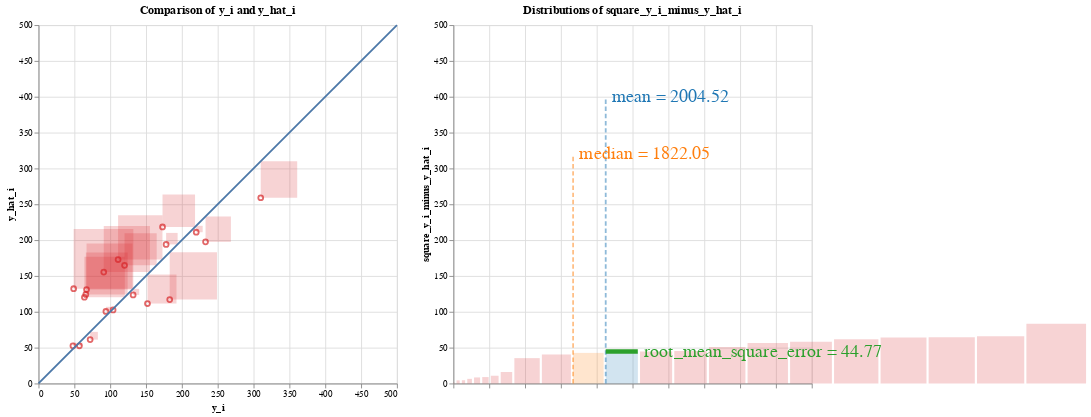

Source (notebook cell):
### Code cell
# root mean squared error
########### BEGIN COMPUTATION GRAPH ##########
## Everything below can be extracted from the abstract syntax tree

root_mean_square_error = np.sqrt(mean_square_error)
data_dict['root_mean_square_error'] = root_mean_square_error

root = ComputationNode('root', None, 'scalar_sqrt', input_data=['mean_square_error'], output_data='root_mean_square_error')
mean = ComputationNode('mean', root, 'mean', input_data=['square_y_i_minus_y_hat_i'], output_data='mean_square_error')
square_residuals = ComputationNode('square_y_i_minus_y_hat_i', mean, 'vector_square', input_data=['y_i_minus_y_hat_i'], output_data='square_y_i_minus_y_hat_i')
vector_difference_residuals = ComputationNode('vector_difference_residuals', square_residuals, 'vector_diff', input_data=['y_i', 'y_hat_i'], output_data='y_i_minus_y_hat_i')
y_i_res_node = ComputationNode('literal_yi_res', vector_difference_residuals, 'vector', output_data='y_i')
y_hat_node = ComputationNode('literal_yhat', vector_difference_residuals, 'vector', output_data='y_hat_i')

parser = ComputationTreeParser(root)
parser.visualizeDFG()
vis_containers = parser.visualization_containers
########### END COMPUTATION GRAPH ##########
# print("vis_containers is ")
# [vc.pp() for vc in vis_containers]
r = AltairRenderer(vis_containers, data_dict, input_vars=input_vars)
charts = r.convert_to_charts()

charts.display()

### Figure 1 — Vega-Lite specification as saved in the notebook (floating-point values rounded to 4 significant figures)
{"config": {"view": {"continuousWidth": 400, "continuousHeight": 300}}, "hconcat": [{"layer": [{"mark": "point", "encoding": {"color": {"condition": {"value": "yellow", "selection": "selector004"}, "field": "color", "legend": null, "scale": {"scheme": "category10"}, "type": "nominal"}, "tooltip": [{"field": "age", "type": "quantitative"}, {"field": "bmi", "type": "quantitative"}, {"field": "bp", "type": "quantitative"}, {"field": "glu", "type": "quantitative"}, {"field": "hdl", "type": "quantitative"}, {"field": "id", "type": "quantitative"}, {"field": "ldl", "type": "quantitative"}, {"field": "ltg", "type": "quantitative"}, {"field": "sex", "type": "quantitative"}, {"field": "tc", "type": "quantitative"}, {"field": "tch", "type": "quantitative"}, {"field": "y_hat_i", "type": "quantitative"}, {"field": "y_i", "type": "quantitative"}], "x": {"axis": {"title": "y_i"}, "field": "x", "scale": {"domain": [0, 500]}, "type": "quantitative"}, "y": {"axis": {"title": "y_hat_i"}, "field": "y", "scale": {"domain": [0, 500]}, "type": "quantitative"}}, "height": 400.0, "title": "Comparison of y_i and y_hat_i", "width": 400.0}, {"mark": {"type": "rect", "opacity": 0.2}, "encoding": {"color": {"condition": {"value": "yellow", "selection": "selector004"}, "field": "color", "legend": null, "scale": {"scheme": "category10"}, "type": "nominal"}, "tooltip": [{"field": "age", "type": "quantitative"}, {"field": "bmi", "type": "quantitative"}, {"field": "bp", "type": "quantitative"}, {"field": "glu", "type": "quantitative"}, {"field": "hdl", "type": "quantitative"}, {"field": "id", "type": "quantitative"}, {"field": "ldl", "type": "quantitative"}, {"field": "ltg", "type": "quantitative"}, {"field": "sex", "type": "quantitative"}, {"field": "tc", "type": "quantitative"}, {"field": "tch", "type": "quantitative"}, {"field": "y_hat_i", "type": "quantitative"}, {"field": "y_i", "type": "quantitative"}], "x": {"axis": {"title": "y_i"}, "field": "x", "scale": {"domain": [0, 500]}, "type": "quantitative"}, "x2": {"field": "squarex2"}, "y": {"axis": {"title": "y_hat_i"}, "field": "y", "scale": {"domain": [0, 500]}, "type": "quantitative"}, "y2": {"field": "squarey2"}}, "height": 400.0, "selection": {"selector004": {"type": "single", "fields": ["id"], "on": "mouseover", "empty": "none"}}, "title": "Magnitudes of square_y_i_minus_y_hat_i", "width": 400.0}, {"data": {"name": "data-e18c70fdf05de719b9350ab397f3d2c9"}, "mark": "line", "encoding": {"x": {"field": "x", "type": "quantitative"}, "y": {"field": "y", "type": "quantitative"}}}], "data": {"name": "data-e743c45ebe898e9cd33e75ad5165ba7d"}}, {"layer": [{"data": {"name": "data-61f7b5d1061bb5e29c5c4efaef3e94d4"}, "mark": {"type": "rect", "opacity": 0.2}, "encoding": {"color": {"condition": {"value": "yellow", "selection": "selector004"}, "field": "color", "legend": null, "scale": {"scheme": "category10"}, "type": "nominal"}, "tooltip": [{"field": "age", "type": "quantitative"}, {"field": "bmi", "type": "quantitative"}, {"field": "bp", "type": "quantitative"}, {"field": "glu", "type": "quantitative"}, {"field": "hdl", "type": "quantitative"}, {"field": "id", "type": "quantitative"}, {"field": "ldl", "type": "quantitative"}, {"field": "ltg", "type": "quantitative"}, {"field": "sex", "type": "quantitative"}, {"field": "tc", "type": "quantitative"}, {"field": "tch", "type": "quantitative"}, {"field": "y_hat_i", "type": "quantitative"}, {"field": "y_i", "type": "quantitative"}], "x": {"axis": {"labels": false, "title": ""}, "field": "squarex", "scale": {"domain": [0, 500]}, "type": "quantitative"}, "x2": {"field": "x2"}, "y": {"axis": {"title": "square_y_i_minus_y_hat_i"}, "field": "y", "scale": {"domain": [0, 500]}, "type": "quantitative"}, "y2": {"field": "y2"}}, "height": 400.0, "selection": {"selector004": {"type": "single", "fields": ["id"], "on": "mouseover", "empty": "none"}}, "title": "Distributions of square_y_i_minus_y_hat_i"}, {"data": {"name": "data-83188fb8ea4b109406d11aaf9e3827f8"}, "mark": {"type": "line", "opacity": 0.5, "strokeDash": [5, 3], "strokeWidth": 2}, "encoding": {"color": {"field": "color", "legend": null, "scale": {"scheme": "category10"}, "type": "nominal"}, "x": {"field": "x", "type": "quantitative"}, "y": {"field": "y", "type": "quantitative"}}}, {"data": {"name": "data-83188fb8ea4b109406d11aaf9e3827f8"}, "mark": {"type": "text", "align": "left", "baseline": "middle", "dx": 7, "fontSize": 20}, "encoding": {"color": {"field": "color", "legend": null, "scale": {"scheme": "category10"}, "type": "nominal"}, "text": {"value": "mean = 2004.52"}, "x": {"field": "x", "type": "quantitative"}, "y": {"field": "y", "type": "quantitative"}}, "transform": [{"filter": "(datum.y > 0)"}]}, {"data": {"name": "data-f7cc83f4064dbcb438902129892c46c5"}, "mark": {"type": "line", "opacity": 0.5, "strokeDash": [5, 3], "strokeWidth": 2}, "encoding": {"color": {"field": "color", "legend": null, "scale": {"scheme": "category10"}, "type": "nominal"}, "x": {"field": "x", "type": "quantitative"}, "y": {"field": "y", "type": "quantitative"}}}, {"data": {"name": "data-f7cc83f4064dbcb438902129892c46c5"}, "mark": {"type": "text", "align": "left", "baseline": "middle", "dx": 7, "fontSize": 20}, "encoding": {"color": {"field": "color", "legend": null, "scale": {"scheme": "category10"}, "type": "nominal"}, "text": {"value": "median = 1822.05"}, "x": {"field": "x", "type": "quantitative"}, "y": {"field": "y", "type": "quantitative"}}, "transform": [{"filter": "(datum.y > 0)"}]}, {"data": {"name": "data-2a71d7c76ed3b7eb7551a102bf0f391e"}, "mark": {"type": "line", "opacity": 1.0, "strokeWidth": 5}, "encoding": {"color": {"field": "color", "legend": null, "scale": {"scheme": "category10"}, "type": "nominal"}, "x": {"field": "x", "type": "quantitative"}, "y": {"field": "y", "type": "quantitative"}}}, {"data": {"name": "data-2a71d7c76ed3b7eb7551a102bf0f391e"}, "mark": {"type": "text", "align": "left", "baseline": "middle", "dx": 7, "fontSize": 20}, "encoding": {"color": {"field": "color", "legend": null, "scale": {"scheme": "category10"}, "type": "nominal"}, "text": {"value": "root_mean_square_error = 44.77"}, "x": {"field": "x", "type": "quantitative"}, "y": {"field": "y", "type": "quantitative"}}, "transform": [{"filter": "(datum.x > 212.61901260599558)"}]}]}], "$schema": "https://vega.github.io/schema/vega-lite/v4.17.0.json", "datasets": {"data-e743c45ebe898e9cd33e75ad5165ba7d": [{"linediff": 35.38, "color": "square_y_i_minus_y_hat_i", "x": 233.0, "y": 197.6, "squarediff": 35.38, "id": 0, "y_i": 233.0, "y_hat_i": 197.6, "age": -0.07817, "sex": 0.05068, "bmi": 0.07786, "bp": 0.05286, "tc": 0.07824, "ldl": 0.06445, "hdl": 0.02655, "tch": -0.002592, "ltg": 0.04067, "glu": -0.009362, "squarex2": 268.4, "squarey2": 233.0}, {"linediff": -64.44, "color": "square_y_i_minus_y_hat_i", "x": 91.0, "y": 155.4, "squarediff": 64.44, "id": 1, "y_i": 91.0, "y_hat_i": 155.4, "age": 0.009016, "sex": 0.05068, "bmi": -0.03962, "bp": 0.02876, "tc": 0.03833, "ldl": 0.07353, "hdl": -0.07285, "tch": 0.1081, "ltg": 0.01557, "glu": -0.04664, "squarex2": 155.4, "squarey2": 219.9}, {"linediff": -61.89, "color": "square_y_i_minus_y_hat_i", "x": 111.0, "y": 172.9, "squarediff": 61.89, "id": 2, "y_i": 111.0, "y_hat_i": 172.9, "age": 0.001751, "sex": 0.05068, "bmi": 0.01104, "bp": -0.01944, "tc": -0.0167, "ldl": -0.003819, "hdl": -0.04708, "tch": 0.03431, "ltg": 0.02406, "glu": 0.02377, "squarex2": 172.9, "squarey2": 234.8}, {"linediff": 40.47, "color": "square_y_i_minus_y_hat_i", "x": 152.0, "y": 111.5, "squarediff": 40.47, "id": 3, "y_i": 152.0, "y_hat_i": 111.5, "age": -0.07817, "sex": -0.04464, "bmi": -0.0407, "bp": -0.08141, "tc": -0.1006, "ldl": -0.1128, "hdl": 0.02287, "tch": -0.07639, "ltg": -0.02029, "glu": -0.05078, "squarex2": 192.5, "squarey2": 152.0}, {"linediff": -44.79, "color": "square_y_i_minus_y_hat_i", "x": 120.0, "y": 164.8, "squarediff": 44.79, "id": 4, "y_i": 120.0, "y_hat_i": 164.8, "age": 0.03081, "sex": 0.05068, "bmi": -0.03423, "bp": 0.04367, "tc": 0.0576, "ldl": 0.06883, "hdl": -0.03236, "tch": 0.05756, "ltg": 0.03546, "glu": 0.08591, "squarex2": 164.8, "squarey2": 209.6}, {"linediff": -64.07, "color": "square_y_i_minus_y_hat_i", "x": 67.0, "y": 131.1, "squarediff": 64.07, "id": 5, "y_i": 67.0, "y_hat_i": 131.1, "age": -0.03457, "sex": 0.05068, "bmi": 0.00565, "bp": -0.00567, "tc": -0.07312, "ldl": -0.06269, "hdl": -0.006584, "tch": -0.03949, "ltg": -0.04542, "glu": 0.03206, "squarex2": 131.1, "squarey2": 195.1}, {"linediff": 50.88, "color": "square_y_i_minus_y_hat_i", "x": 310.0, "y": 259.1, "squarediff": 50.88, "id": 6, "y_i": 310.0, "y_hat_i": 259.1, "age": 0.04897, "sex": 0.05068, "bmi": 0.08864, "bp": 0.08729, "tc": 0.03558, "ldl": 0.02155, "hdl": -0.02499, "tch": 0.03431, "ltg": 0.06605, "glu": 0.1315, "squarex2": 360.9, "squarey2": 310.0}, {"linediff": -6.479, "color": "square_y_i_minus_y_hat_i", "x": 94.0, "y": 100.5, "squarediff": 6.479, "id": 7, "y_i": 94.0, "y_hat_i": 100.5, "age": -0.04184, "sex": -0.04464, "bmi": -0.03315, "bp": -0.02288, "tc": 0.04659, "ldl": 0.04159, "hdl": 0.056, "tch": -0.02473, "ltg": -0.02595, "glu": -0.03836, "squarex2": 100.5, "squarey2": 107.0}, {"linediff": 65.94, "color": "square_y_i_minus_y_hat_i", "x": 183.0, "y": 117.1, "squarediff": 65.94, "id": 8, "y_i": 183.0, "y_hat_i": 117.1, "age": -0.009147, "sex": -0.04464, "bmi": -0.05686, "bp": -0.05043, "tc": 0.02182, "ldl": 0.04535, "hdl": -0.02867, "tch": 0.03431, "ltg": -0.009919, "glu": -0.01765, "squarex2": 248.9, "squarey2": 183.0}, {"linediff": -58.3, "color": "square_y_i_minus_y_hat_i", "x": 66.0, "y": 124.3, "squarediff": 58.3, "id": 9, "y_i": 66.0, "y_hat_i": 124.3, "age": 0.07077, "sex": 0.05068, "bmi": -0.031, "bp": 0.02187, "tc": -0.03734, "ldl": -0.04703, "hdl": 0.03391, "tch": -0.03949, "ltg": -0.01496, "glu": -0.001078, "squarex2": 124.3, "squarey2": 182.6}, {"linediff": -45.37, "color": "square_y_i_minus_y_hat_i", "x": 173.0, "y": 218.4, "squarediff": 45.37, "id": 10, "y_i": 173.0, "y_hat_i": 218.4, "age": 0.009016, "sex": -0.04464, "bmi": 0.05523, "bp": -0.00567, "tc": 0.0576, "ldl": 0.04472, "hdl": -0.002903, "tch": 0.02324, "ltg": 0.05569, "glu": 0.1066, "squarex2": 218.4, "squarey2": 263.7}, {"linediff": 10.8, "color": "square_y_i_minus_y_hat_i", "x": 72.0, "y": 61.2, "squarediff": 10.8, "id": 11, "y_i": 72.0, "y_hat_i": 61.2, "age": -0.02731, "sex": -0.04464, "bmi": -0.0601, "bp": -0.02977, "tc": 0.04659, "ldl": 0.01998, "hdl": 0.1223, "tch": -0.03949, "ltg": -0.0514, "glu": -0.009362, "squarex2": 82.8, "squarey2": 72.0}, {"linediff": -83.25, "color": "square_y_i_minus_y_hat_i", "x": 49.0, "y": 132.2, "squarediff": 83.25, "id": 12, "y_i": 49.0, "y_hat_i": 132.2, "age": 0.01628, "sex": -0.04464, "bmi": 0.001339, "bp": 0.008101, "tc": 0.005311, "ldl": 0.0109, "hdl": 0.03023, "tch": -0.03949, "ltg": -0.04542, "glu": 0.03206, "squarex2": 132.2, "squarey2": 215.5}, {"linediff": -56.33, "color": "square_y_i_minus_y_hat_i", "x": 64.0, "y": 120.3, "squarediff": 56.33, "id": 13, "y_i": 64.0, "y_hat_i": 120.3, "age": -0.01278, "sex": -0.04464, "bmi": -0.02345, "bp": -0.0401, "tc": -0.0167, "ldl": 0.004636, "hdl": -0.01763, "tch": -0.002592, "ltg": -0.03846, "glu": -0.03836, "squarex2": 120.3, "squarey2": 176.7}, {"linediff": -4.545, "color": "square_y_i_minus_y_hat_i", "x": 48.0, "y": 52.55, "squarediff": 4.545, "id": 14, "y_i": 48.0, "y_hat_i": 52.55, "age": -0.05637, "sex": -0.04464, "bmi": -0.07411, "bp": -0.05043, "tc": -0.02496, "ldl": -0.04703, "hdl": 0.09282, "tch": -0.07639, "ltg": -0.06118, "glu": -0.04664, "squarex2": 52.55, "squarey2": 57.09}, {"linediff": -16.04, "color": "square_y_i_minus_y_hat_i", "x": 178.0, "y": 194.0, "squarediff": 16.04, "id": 15, "y_i": 178.0, "y_hat_i": 194.0, "age": 0.04171, "sex": 0.05068, "bmi": 0.01966, "bp": 0.05974, "tc": -0.005697, "ldl": -0.002566, "hdl": -0.02867, "tch": -0.002592, "ltg": 0.03119, "glu": 0.007207, "squarex2": 194.0, "squarey2": 210.1}, {"linediff": 1.424, "color": "square_y_i_minus_y_hat_i", "x": 104.0, "y": 102.6, "squarediff": 1.424, "id": 16, "y_i": 104.0, "y_hat_i": 102.6, "age": -0.005515, "sex": 0.05068, "bmi": -0.01591, "bp": -0.06764, "tc": 0.04934, "ldl": 0.07917, "hdl": -0.02867, "tch": 0.03431, "ltg": -0.01811, "glu": 0.04449, "squarex2": 105.4, "squarey2": 104.0}, {"linediff": 8.432, "color": "square_y_i_minus_y_hat_i", "x": 132.0, "y": 123.6, "squarediff": 8.432, "id": 17, "y_i": 132.0, "y_hat_i": 123.6, "age": 0.04171, "sex": 0.05068, "bmi": -0.01591, "bp": 0.01729, "tc": -0.03734, "ldl": -0.01384, "hdl": -0.02499, "tch": -0.01108, "ltg": -0.04688, "glu": 0.01549, "squarex2": 140.4, "squarey2": 132.0}, {"linediff": 8.965, "color": "square_y_i_minus_y_hat_i", "x": 220.0, "y": 211.0, "squarediff": 8.965, "id": 18, "y_i": 220.0, "y_hat_i": 211.0, "age": -0.04547, "sex": -0.04464, "bmi": 0.03906, "bp": 0.001215, "tc": 0.01632, "ldl": 0.01528, "hdl": -0.02867, "tch": 0.02656, "ltg": 0.04453, "glu": -0.02593, "squarex2": 229.0, "squarey2": 220.0}, {"linediff": 4.398, "color": "square_y_i_minus_y_hat_i", "x": 57.0, "y": 52.6, "squarediff": 4.398, "id": 19, "y_i": 57.0, "y_hat_i": 52.6, "age": -0.04547, "sex": -0.04464, "bmi": -0.07303, "bp": -0.08141, "tc": 0.08374, "ldl": 0.02781, "hdl": 0.1738, "tch": -0.03949, "ltg": -0.004222, "glu": 0.003064, "squarex2": 61.4, "squarey2": 57.0}], "data-e18c70fdf05de719b9350ab397f3d2c9": [{"x": 0, "y": 0}, {"x": 500, "y": 500}], "data-61f7b5d1061bb5e29c5c4efaef3e94d4": [{"val": 2.029, "is_mean": false, "is_median": false, "y_i": 104.0, "y_hat_i": 102.6, "age": -0.005515, "sex": 0.05068, "bmi": -0.01591, "bp": -0.06764, "tc": 0.04934, "ldl": 0.07917, "hdl": -0.02867, "tch": 0.03431, "ltg": -0.01811, "glu": 0.04449, "id": 16, "x": 0, "color": "square_y_i_minus_y_hat_i", "sqrtval": 1.424, "squarex": 0.0, "y": 0, "x2": 1.424, "y2": 1.424}, {"val": 19.34, "is_mean": false, "is_median": false, "y_i": 57.0, "y_hat_i": 52.6, "age": -0.04547, "sex": -0.04464, "bmi": -0.07303, "bp": -0.08141, "tc": 0.08374, "ldl": 0.02781, "hdl": 0.1738, "tch": -0.03949, "ltg": -0.004222, "glu": 0.003064, "id": 19, "x": 1, "color": "square_y_i_minus_y_hat_i", "sqrtval": 4.398, "squarex": 4.424, "y": 0, "x2": 8.822, "y2": 4.398}, {"val": 20.66, "is_mean": false, "is_median": false, "y_i": 48.0, "y_hat_i": 52.55, "age": -0.05637, "sex": -0.04464, "bmi": -0.07411, "bp": -0.05043, "tc": -0.02496, "ldl": -0.04703, "hdl": 0.09282, "tch": -0.07639, "ltg": -0.06118, "glu": -0.04664, "id": 14, "x": 2, "color": "square_y_i_minus_y_hat_i", "sqrtval": 4.545, "squarex": 11.82, "y": 0, "x2": 16.37, "y2": 4.545}, {"val": 41.97, "is_mean": false, "is_median": false, "y_i": 94.0, "y_hat_i": 100.5, "age": -0.04184, "sex": -0.04464, "bmi": -0.03315, "bp": -0.02288, "tc": 0.04659, "ldl": 0.04159, "hdl": 0.056, "tch": -0.02473, "ltg": -0.02595, "glu": -0.03836, "id": 7, "x": 3, "color": "square_y_i_minus_y_hat_i", "sqrtval": 6.479, "squarex": 19.37, "y": 0, "x2": 25.85, "y2": 6.479}, {"val": 71.1, "is_mean": false, "is_median": false, "y_i": 132.0, "y_hat_i": 123.6, "age": 0.04171, "sex": 0.05068, "bmi": -0.01591, "bp": 0.01729, "tc": -0.03734, "ldl": -0.01384, "hdl": -0.02499, "tch": -0.01108, "ltg": -0.04688, "glu": 0.01549, "id": 17, "x": 4, "color": "square_y_i_minus_y_hat_i", "sqrtval": 8.432, "squarex": 28.85, "y": 0, "x2": 37.28, "y2": 8.432}, {"val": 80.38, "is_mean": false, "is_median": false, "y_i": 220.0, "y_hat_i": 211.0, "age": -0.04547, "sex": -0.04464, "bmi": 0.03906, "bp": 0.001215, "tc": 0.01632, "ldl": 0.01528, "hdl": -0.02867, "tch": 0.02656, "ltg": 0.04453, "glu": -0.02593, "id": 18, "x": 5, "color": "square_y_i_minus_y_hat_i", "sqrtval": 8.965, "squarex": 40.28, "y": 0, "x2": 49.24, "y2": 8.965}, {"val": 116.7, "is_mean": false, "is_median": false, "y_i": 72.0, "y_hat_i": 61.2, "age": -0.02731, "sex": -0.04464, "bmi": -0.0601, "bp": -0.02977, "tc": 0.04659, "ldl": 0.01998, "hdl": 0.1223, "tch": -0.03949, "ltg": -0.0514, "glu": -0.009362, "id": 11, "x": 6, "color": "square_y_i_minus_y_hat_i", "sqrtval": 10.8, "squarex": 52.24, "y": 0, "x2": 63.05, "y2": 10.8}, {"val": 257.2, "is_mean": false, "is_median": false, "y_i": 178.0, "y_hat_i": 194.0, "age": 0.04171, "sex": 0.05068, "bmi": 0.01966, "bp": 0.05974, "tc": -0.005697, "ldl": -0.002566, "hdl": -0.02867, "tch": -0.002592, "ltg": 0.03119, "glu": 0.007207, "id": 15, "x": 7, "color": "square_y_i_minus_y_hat_i", "sqrtval": 16.04, "squarex": 66.05, "y": 0, "x2": 82.09, "y2": 16.04}, {"val": 1252.0, "is_mean": false, "is_median": false, "y_i": 233.0, "y_hat_i": 197.6, "age": -0.07817, "sex": 0.05068, "bmi": 0.07786, "bp": 0.05286, "tc": 0.07824, "ldl": 0.06445, "hdl": 0.02655, "tch": -0.002592, "ltg": 0.04067, "glu": -0.009362, "id": 0, "x": 8, "color": "square_y_i_minus_y_hat_i", "sqrtval": 35.38, "squarex": 85.09, "y": 0, "x2": 120.5, "y2": 35.38}, {"val": 1638.0, "is_mean": false, "is_median": false, "y_i": 152.0, "y_hat_i": 111.5, "age": -0.07817, "sex": -0.04464, "bmi": -0.0407, "bp": -0.08141, "tc": -0.1006, "ldl": -0.1128, "hdl": 0.02287, "tch": -0.07639, "ltg": -0.02029, "glu": -0.05078, "id": 3, "x": 9, "color": "square_y_i_minus_y_hat_i", "sqrtval": 40.47, "squarex": 123.5, "y": 0, "x2": 163.9, "y2": 40.47}, {"val": 1822.0, "is_mean": false, "is_median": true, "y_i": -2.0, "y_hat_i": -2.0, "age": -2.0, "sex": -2.0, "bmi": -2.0, "bp": -2.0, "tc": -2.0, "ldl": -2.0, "hdl": -2.0, "tch": -2.0, "ltg": -2.0, "glu": -2.0, "id": 21, "x": 10, "color": "median", "sqrtval": 42.69, "squarex": 166.9, "y": 0, "x2": 209.6, "y2": 42.69}, {"val": 2005.0, "is_mean": true, "is_median": false, "y_i": -1.0, "y_hat_i": -1.0, "age": -1.0, "sex": -1.0, "bmi": -1.0, "bp": -1.0, "tc": -1.0, "ldl": -1.0, "hdl": -1.0, "tch": -1.0, "ltg": -1.0, "glu": -1.0, "id": 20, "x": 11, "color": "mean", "sqrtval": 44.77, "squarex": 212.6, "y": 0, "x2": 257.4, "y2": 44.77}, {"val": 2007.0, "is_mean": false, "is_median": false, "y_i": 120.0, "y_hat_i": 164.8, "age": 0.03081, "sex": 0.05068, "bmi": -0.03423, "bp": 0.04367, "tc": 0.0576, "ldl": 0.06883, "hdl": -0.03236, "tch": 0.05756, "ltg": 0.03546, "glu": 0.08591, "id": 4, "x": 12, "color": "square_y_i_minus_y_hat_i", "sqrtval": 44.79, "squarex": 260.4, "y": 0, "x2": 305.2, "y2": 44.79}, {"val": 2058.0, "is_mean": false, "is_median": false, "y_i": 173.0, "y_hat_i": 218.4, "age": 0.009016, "sex": -0.04464, "bmi": 0.05523, "bp": -0.00567, "tc": 0.0576, "ldl": 0.04472, "hdl": -0.002903, "tch": 0.02324, "ltg": 0.05569, "glu": 0.1066, "id": 10, "x": 13, "color": "square_y_i_minus_y_hat_i", "sqrtval": 45.37, "squarex": 308.2, "y": 0, "x2": 353.6, "y2": 45.37}, {"val": 2588.0, "is_mean": false, "is_median": false, "y_i": 310.0, "y_hat_i": 259.1, "age": 0.04897, "sex": 0.05068, "bmi": 0.08864, "bp": 0.08729, "tc": 0.03558, "ldl": 0.02155, "hdl": -0.02499, "tch": 0.03431, "ltg": 0.06605, "glu": 0.1315, "id": 6, "x": 14, "color": "square_y_i_minus_y_hat_i", "sqrtval": 50.88, "squarex": 356.6, "y": 0, "x2": 407.4, "y2": 50.88}, {"val": 3173.0, "is_mean": false, "is_median": false, "y_i": 64.0, "y_hat_i": 120.3, "age": -0.01278, "sex": -0.04464, "bmi": -0.02345, "bp": -0.0401, "tc": -0.0167, "ldl": 0.004636, "hdl": -0.01763, "tch": -0.002592, "ltg": -0.03846, "glu": -0.03836, "id": 13, "x": 15, "color": "square_y_i_minus_y_hat_i", "sqrtval": 56.33, "squarex": 410.4, "y": 0, "x2": 466.8, "y2": 56.33}, {"val": 3399.0, "is_mean": false, "is_median": false, "y_i": 66.0, "y_hat_i": 124.3, "age": 0.07077, "sex": 0.05068, "bmi": -0.031, "bp": 0.02187, "tc": -0.03734, "ldl": -0.04703, "hdl": 0.03391, "tch": -0.03949, "ltg": -0.01496, "glu": -0.001078, "id": 9, "x": 16, "color": "square_y_i_minus_y_hat_i", "sqrtval": 58.3, "squarex": 469.8, "y": 0, "x2": 528.1, "y2": 58.3}, {"val": 3830.0, "is_mean": false, "is_median": false, "y_i": 111.0, "y_hat_i": 172.9, "age": 0.001751, "sex": 0.05068, "bmi": 0.01104, "bp": -0.01944, "tc": -0.0167, "ldl": -0.003819, "hdl": -0.04708, "tch": 0.03431, "ltg": 0.02406, "glu": 0.02377, "id": 2, "x": 17, "color": "square_y_i_minus_y_hat_i", "sqrtval": 61.89, "squarex": 531.1, "y": 0, "x2": 593.0, "y2": 61.89}, {"val": 4105.0, "is_mean": false, "is_median": false, "y_i": 67.0, "y_hat_i": 131.1, "age": -0.03457, "sex": 0.05068, "bmi": 0.00565, "bp": -0.00567, "tc": -0.07312, "ldl": -0.06269, "hdl": -0.006584, "tch": -0.03949, "ltg": -0.04542, "glu": 0.03206, "id": 5, "x": 18, "color": "square_y_i_minus_y_hat_i", "sqrtval": 64.07, "squarex": 596.0, "y": 0, "x2": 660.0, "y2": 64.07}, {"val": 4153.0, "is_mean": false, "is_median": false, "y_i": 91.0, "y_hat_i": 155.4, "age": 0.009016, "sex": 0.05068, "bmi": -0.03962, "bp": 0.02876, "tc": 0.03833, "ldl": 0.07353, "hdl": -0.07285, "tch": 0.1081, "ltg": 0.01557, "glu": -0.04664, "id": 1, "x": 19, "color": "square_y_i_minus_y_hat_i", "sqrtval": 64.44, "squarex": 663.0, "y": 0, "x2": 727.5, "y2": 64.44}, {"val": 4348.0, "is_mean": false, "is_median": false, "y_i": 183.0, "y_hat_i": 117.1, "age": -0.009147, "sex": -0.04464, "bmi": -0.05686, "bp": -0.05043, "tc": 0.02182, "ldl": 0.04535, "hdl": -0.02867, "tch": 0.03431, "ltg": -0.009919, "glu": -0.01765, "id": 8, "x": 20, "color": "square_y_i_minus_y_hat_i", "sqrtval": 65.94, "squarex": 730.5, "y": 0, "x2": 796.4, "y2": 65.94}, {"val": 6930.0, "is_mean": false, "is_median": false, "y_i": 49.0, "y_hat_i": 132.2, "age": 0.01628, "sex": -0.04464, "bmi": 0.001339, "bp": 0.008101, "tc": 0.005311, "ldl": 0.0109, "hdl": 0.03023, "tch": -0.03949, "ltg": -0.04542, "glu": 0.03206, "id": 12, "x": 21, "color": "square_y_i_minus_y_hat_i", "sqrtval": 83.25, "squarex": 799.4, "y": 0, "x2": 882.6, "y2": 83.25}], "data-83188fb8ea4b109406d11aaf9e3827f8": [{"x": 212.5, "y": 0.0, "color": "mean"}, {"x": 212.5, "y": 400.0, "color": "mean"}], "data-f7cc83f4064dbcb438902129892c46c5": [{"x": 167.0, "y": 0.0, "color": "median"}, {"x": 167.0, "y": 320.0, "color": "median"}], "data-2a71d7c76ed3b7eb7551a102bf0f391e": [{"x": 212.5, "y": 44.77, "color": "sqrt"}, {"x": 257.3, "y": 44.77, "color": "sqrt"}]}}
